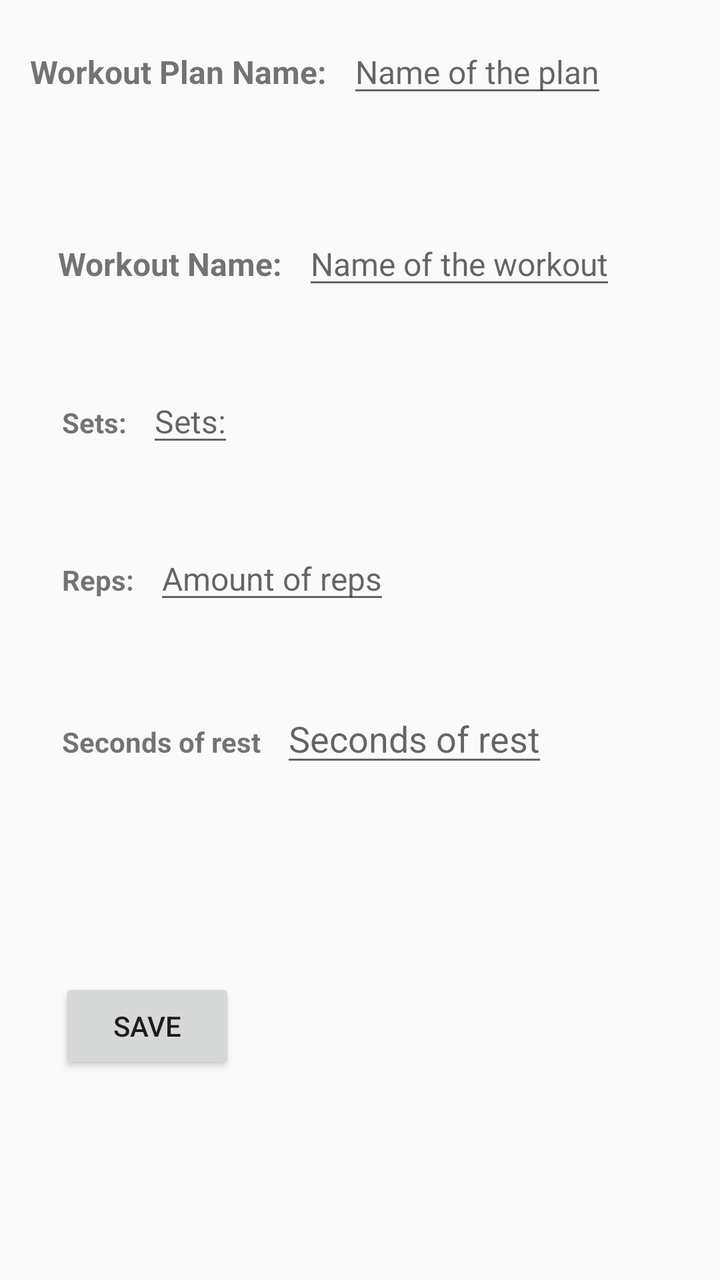
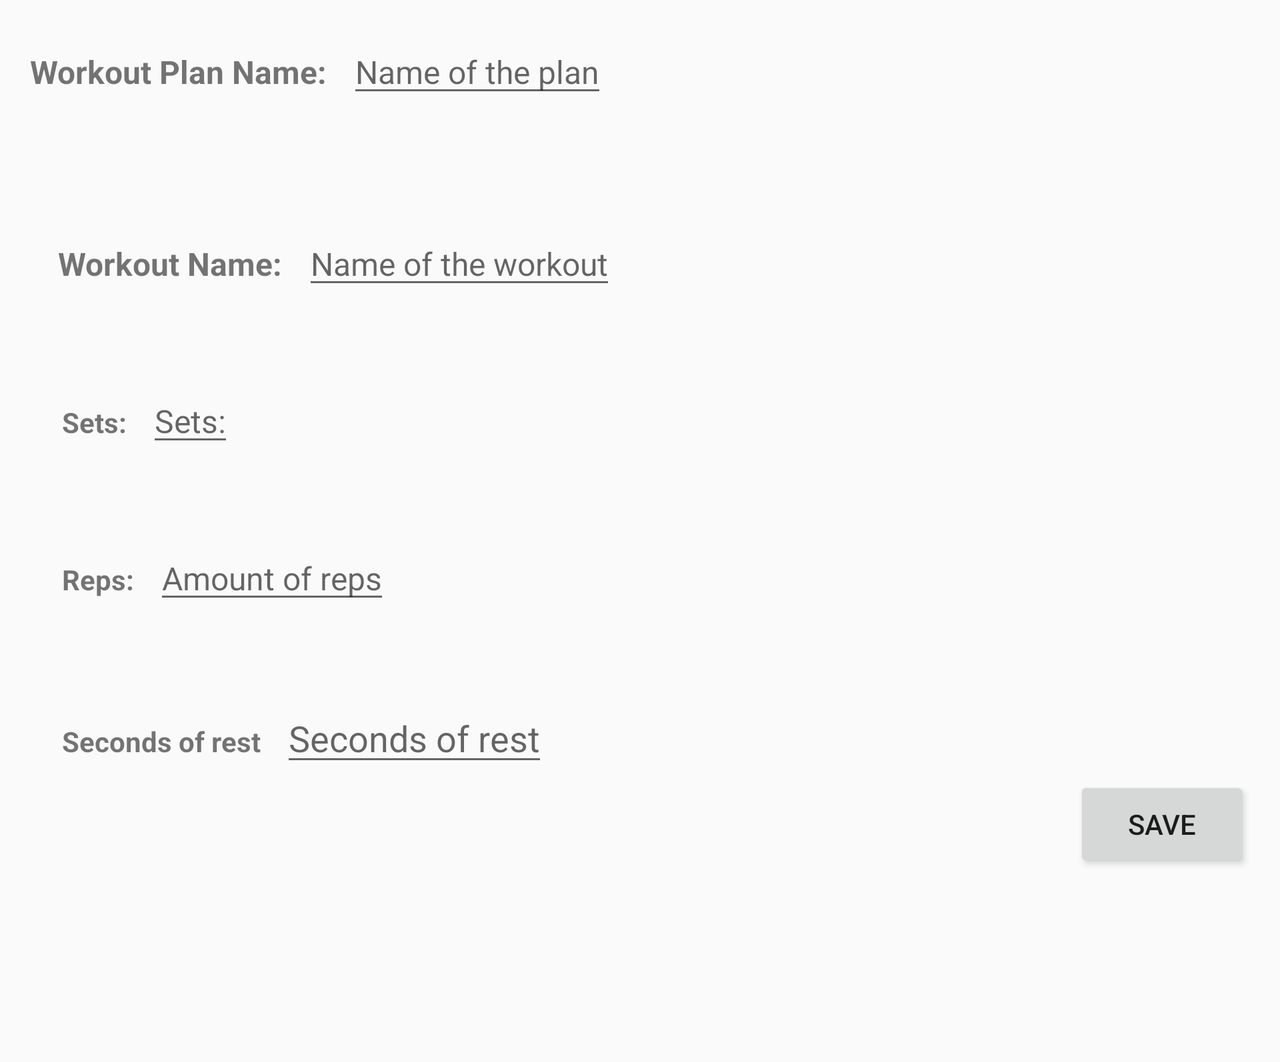

Compare how this app lays out the same screen by default and in its alternative resource folder. The renders come first, then the two layout files and the values they reference.
<!-- AndroidManifest.xml: application theme AppTheme -->
<!-- res/layout/fragment_workout_plan_add.xml -->
<?xml version="1.0" encoding="utf-8"?>
<androidx.constraintlayout.widget.ConstraintLayout xmlns:android="http://schemas.android.com/apk/res/android"
    xmlns:app="http://schemas.android.com/apk/res-auto"
    xmlns:tools="http://schemas.android.com/tools"
    android:layout_width="match_parent"
    android:layout_height="match_parent"
    android:paddingLeft="15dp"
    android:paddingTop="15dp"
    android:paddingRight="15dp"
    android:paddingBottom="15dp"
    tools:context=".fragments.WorkoutPlanAddFragment">

    <LinearLayout
        android:id="@+id/linearLayout5"
        android:layout_width="0dp"
        android:layout_height="wrap_content"
        app:layout_constraintBottom_toTopOf="@+id/linearLayout"
        app:layout_constraintStart_toStartOf="parent"
        app:layout_constraintTop_toTopOf="parent"
        app:layout_constraintVertical_bias="0.0">

        <TextView
            android:layout_width="wrap_content"
            android:layout_height="wrap_content"
            android:layout_marginRight="10dp"
            android:text="@string/tv_workout_plan_name"
            android:textSize="16sp"
            android:textStyle="bold">

        </TextView>

        <EditText
            android:id="@+id/et_workout_plan_name"
            android:layout_width="wrap_content"
            android:layout_height="wrap_content"
            android:hint="@string/et_hint_workout_plan_name"
            android:inputType="text"
            android:textSize="16sp">

        </EditText>

    </LinearLayout>

    <LinearLayout
        android:id="@+id/linearLayout"
        android:layout_width="0dp"
        android:layout_height="wrap_content"
        android:layout_marginStart="14dp"
        android:layout_marginLeft="14dp"
        android:layout_marginTop="96dp"
        android:layout_marginEnd="14dp"
        android:layout_marginRight="14dp"
        app:layout_constraintEnd_toEndOf="parent"
        app:layout_constraintHorizontal_bias="0.068"
        app:layout_constraintStart_toStartOf="parent"
        app:layout_constraintTop_toTopOf="parent">

        <TextView
            android:layout_width="wrap_content"
            android:layout_height="wrap_content"
            android:layout_marginRight="10dp"
            android:text="@string/tv_workout_plan_workout_name"
            android:textSize="16sp"
            android:textStyle="bold"
            tools:layout_editor_absoluteX="-1dp"
            tools:layout_editor_absoluteY="67dp">

        </TextView>

        <EditText
            android:id="@+id/et_workout_plan_workout_name"
            android:layout_width="wrap_content"
            android:layout_height="wrap_content"
            android:hint="@string/et_hint_workout_name"
            android:inputType="text"
            android:textSize="16sp"
            tools:layout_editor_absoluteX="141dp"
            tools:layout_editor_absoluteY="63dp">

        </EditText>
    </LinearLayout>

    <LinearLayout
        android:id="@+id/linearLayout2"
        android:layout_width="0dp"
        android:layout_height="wrap_content"
        android:layout_marginStart="16dp"
        android:layout_marginLeft="16dp"
        android:layout_marginTop="40dp"
        app:layout_constraintStart_toStartOf="parent"
        app:layout_constraintTop_toBottomOf="@+id/linearLayout">

        <TextView
            android:layout_width="wrap_content"
            android:layout_height="wrap_content"
            android:layout_marginRight="10dp"
            android:text="@string/tv_workout_plan_workout_sets"
            android:textStyle="bold">

        </TextView>

        <EditText
            android:id="@+id/et_workout_plan_workout_sets"
            android:layout_width="wrap_content"
            android:layout_height="wrap_content"
            android:hint="@string/tv_workout_plan_workout_sets"
            android:inputType="number"
            android:textSize="16sp">

        </EditText>
    </LinearLayout>

    <LinearLayout
        android:id="@+id/linearLayout3"
        android:layout_width="0dp"
        android:layout_height="wrap_content"
        android:layout_marginStart="16dp"
        android:layout_marginLeft="16dp"
        android:layout_marginTop="40dp"
        app:layout_constraintStart_toStartOf="parent"
        app:layout_constraintTop_toBottomOf="@+id/linearLayout2">

        <TextView
            android:layout_width="wrap_content"
            android:layout_height="wrap_content"
            android:layout_marginRight="10dp"
            android:text="@string/tv_workout_plan_workout_reps"
            android:textStyle="bold">

        </TextView>

        <EditText
            android:id="@+id/et_workout_plan_workout_reps"
            android:layout_width="wrap_content"
            android:layout_height="wrap_content"
            android:hint="@string/et_hint_workout_reps"
            android:inputType="number"
            android:textSize="16sp">

        </EditText>

    </LinearLayout>

    <LinearLayout
        android:id="@+id/linearLayout4"
        android:layout_width="0dp"
        android:layout_height="wrap_content"
        android:layout_marginStart="16dp"
        android:layout_marginLeft="16dp"
        android:layout_marginTop="40dp"
        app:layout_constraintStart_toStartOf="parent"
        app:layout_constraintTop_toBottomOf="@+id/linearLayout3">

        <TextView
            android:layout_width="wrap_content"
            android:layout_height="wrap_content"
            android:layout_marginRight="10dp"
            android:text="@string/et_hint_workout_rest"
            android:textStyle="bold">

        </TextView>

        <EditText
            android:id="@+id/et_workout_plan_workout_rest"
            android:layout_width="wrap_content"
            android:layout_height="wrap_content"
            android:hint="@string/et_hint_workout_rest"
            android:inputType="number">

        </EditText>
    </LinearLayout>

    <Button
        android:id="@+id/bt_save_workout_plan"
        android:layout_width="wrap_content"
        android:layout_height="wrap_content"
        android:layout_marginStart="12dp"
        android:layout_marginLeft="12dp"
        android:layout_marginBottom="88dp"
        android:text="@string/bt_save_workout_text"
        app:layout_constraintBottom_toBottomOf="parent"
        app:layout_constraintEnd_toEndOf="parent"
        app:layout_constraintHorizontal_bias="0.012"
        app:layout_constraintStart_toStartOf="parent"
        app:layout_constraintTop_toBottomOf="@+id/linearLayout4"
        app:layout_constraintVertical_bias="1.0">

    </Button>

</androidx.constraintlayout.widget.ConstraintLayout>
<!-- resources referenced by this layout -->
<resources>
  <string name="bt_save_workout_text">Save</string>
  <string name="et_hint_workout_name">Name of the workout</string>
  <string name="et_hint_workout_plan_name">Name of the plan</string>
  <string name="et_hint_workout_reps">Amount of reps</string>
  <string name="et_hint_workout_rest">Seconds of rest</string>
  <string name="tv_workout_plan_name">Workout Plan Name:</string>
  <string name="tv_workout_plan_workout_name">Workout Name:</string>
  <string name="tv_workout_plan_workout_reps">Reps:</string>
  <string name="tv_workout_plan_workout_sets">Sets:</string>
  <style name="AppTheme" parent="Theme.AppCompat.Light.DarkActionBar">
          
          <item name="colorPrimary">@color/colorPrimary</item>
          <item name="colorPrimaryDark">@color/colorPrimaryDark</item>
          <item name="colorAccent">@color/colorAccent</item>
      </style>
  <color name="colorPrimary">#e1b382</color>
  <color name="colorPrimaryDark">#c89666</color>
  <color name="colorAccent">#c80e13</color>
</resources>
<!-- res/layout-land/fragment_workout_plan_add.xml (the repository's variant of the layout above) -->
<!-- drawn on the phone turned sideways -->
<?xml version="1.0" encoding="utf-8"?>
<androidx.core.widget.NestedScrollView xmlns:app="http://schemas.android.com/apk/res-auto"
    xmlns:tools="http://schemas.android.com/tools"
    android:layout_width="match_parent"
    android:layout_height="match_parent"
    xmlns:android="http://schemas.android.com/apk/res/android"
    android:fillViewport="true">

<androidx.constraintlayout.widget.ConstraintLayout
    android:layout_width="match_parent"
    android:layout_height="match_parent"
    android:paddingLeft="15dp"
    android:paddingTop="15dp"
    android:paddingRight="15dp"
    android:paddingBottom="15dp"
    tools:context=".fragments.WorkoutPlanAddFragment">




    <LinearLayout
        android:id="@+id/linearLayout5"
        android:layout_width="0dp"
        android:layout_height="wrap_content"
        app:layout_constraintBottom_toTopOf="@+id/linearLayout"
        app:layout_constraintStart_toStartOf="parent"
        app:layout_constraintTop_toTopOf="parent"
        app:layout_constraintVertical_bias="0.0">

        <TextView
            android:layout_width="wrap_content"
            android:layout_height="wrap_content"
            android:layout_marginRight="10dp"
            android:text="@string/tv_workout_plan_name"
            android:textSize="16sp"
            android:textStyle="bold">

        </TextView>

        <EditText
            android:id="@+id/et_workout_plan_name"
            android:layout_width="wrap_content"
            android:layout_height="wrap_content"
            android:hint="@string/et_hint_workout_plan_name"
            android:inputType="text"
            android:textSize="16sp">

        </EditText>

    </LinearLayout>

    <LinearLayout
        android:id="@+id/linearLayout"
        android:layout_width="0dp"
        android:layout_height="wrap_content"
        android:layout_marginStart="14dp"
        android:layout_marginLeft="14dp"
        android:layout_marginTop="96dp"
        android:layout_marginEnd="14dp"
        android:layout_marginRight="14dp"
        app:layout_constraintEnd_toEndOf="parent"
        app:layout_constraintHorizontal_bias="0.068"
        app:layout_constraintStart_toStartOf="parent"
        app:layout_constraintTop_toTopOf="parent">

        <TextView
            android:layout_width="wrap_content"
            android:layout_height="wrap_content"
            android:layout_marginRight="10dp"
            android:text="@string/tv_workout_plan_workout_name"
            android:textSize="16sp"
            android:textStyle="bold"
            tools:layout_editor_absoluteX="-1dp"
            tools:layout_editor_absoluteY="67dp">

        </TextView>

        <EditText
            android:id="@+id/et_workout_plan_workout_name"
            android:layout_width="wrap_content"
            android:layout_height="wrap_content"
            android:hint="@string/et_hint_workout_name"
            android:inputType="text"
            android:textSize="16sp"
            tools:layout_editor_absoluteX="141dp"
            tools:layout_editor_absoluteY="63dp">

        </EditText>
    </LinearLayout>

    <LinearLayout
        android:id="@+id/linearLayout2"
        android:layout_width="0dp"
        android:layout_height="wrap_content"
        android:layout_marginStart="16dp"
        android:layout_marginLeft="16dp"
        android:layout_marginTop="40dp"
        app:layout_constraintStart_toStartOf="parent"
        app:layout_constraintTop_toBottomOf="@+id/linearLayout">

        <TextView
            android:layout_width="wrap_content"
            android:layout_height="wrap_content"
            android:layout_marginRight="10dp"
            android:text="@string/tv_workout_plan_workout_sets"
            android:textStyle="bold">

        </TextView>

        <EditText
            android:id="@+id/et_workout_plan_workout_sets"
            android:layout_width="wrap_content"
            android:layout_height="wrap_content"
            android:hint="@string/tv_workout_plan_workout_sets"
            android:inputType="number"
            android:textSize="16sp">

        </EditText>
    </LinearLayout>

    <LinearLayout
        android:id="@+id/linearLayout3"
        android:layout_width="0dp"
        android:layout_height="wrap_content"
        android:layout_marginStart="16dp"
        android:layout_marginLeft="16dp"
        android:layout_marginTop="40dp"
        app:layout_constraintStart_toStartOf="parent"
        app:layout_constraintTop_toBottomOf="@+id/linearLayout2">

        <TextView
            android:layout_width="wrap_content"
            android:layout_height="wrap_content"
            android:layout_marginRight="10dp"
            android:text="@string/tv_workout_plan_workout_reps"
            android:textStyle="bold">

        </TextView>

        <EditText
            android:id="@+id/et_workout_plan_workout_reps"
            android:layout_width="wrap_content"
            android:layout_height="wrap_content"
            android:hint="@string/et_hint_workout_reps"
            android:inputType="number"
            android:textSize="16sp">

        </EditText>

    </LinearLayout>

    <LinearLayout
        android:id="@+id/linearLayout4"
        android:layout_width="0dp"
        android:layout_height="wrap_content"
        android:layout_marginStart="16dp"
        android:layout_marginLeft="16dp"
        android:layout_marginTop="40dp"
        app:layout_constraintStart_toStartOf="parent"
        app:layout_constraintTop_toBottomOf="@+id/linearLayout3">

        <TextView
            android:layout_width="wrap_content"
            android:layout_height="wrap_content"
            android:layout_marginRight="10dp"
            android:text="@string/et_hint_workout_rest"
            android:textStyle="bold">

        </TextView>

        <EditText
            android:id="@+id/et_workout_plan_workout_rest"
            android:layout_width="wrap_content"
            android:layout_height="wrap_content"
            android:hint="@string/et_hint_workout_rest"
            android:inputType="number">

        </EditText>
    </LinearLayout>

    <Button
        android:id="@+id/bt_save_workout_plan"
        android:layout_width="wrap_content"
        android:layout_height="wrap_content"
        android:layout_marginStart="12dp"
        android:layout_marginLeft="12dp"
        android:layout_marginBottom="80dp"
        android:text="@string/bt_save_workout_text"
        app:layout_constraintBottom_toBottomOf="parent"
        app:layout_constraintEnd_toEndOf="parent"
        app:layout_constraintHorizontal_bias="1.0"
        app:layout_constraintStart_toStartOf="parent"
        app:layout_constraintTop_toBottomOf="@+id/linearLayout4"
        app:layout_constraintVertical_bias="1.0">

    </Button>

</androidx.constraintlayout.widget.ConstraintLayout>
    </androidx.core.widget.NestedScrollView>
